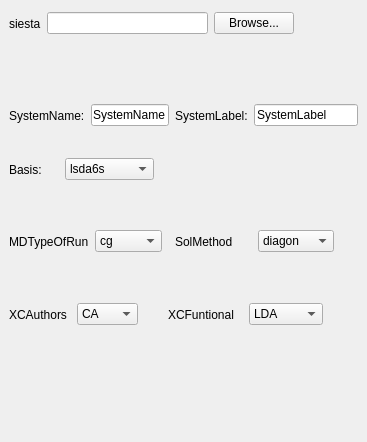
                       <widget class="QWidget" name="scrollAreaWidgetContents_4">
                        <property name="geometry">
                         <rect>
                          <x>0</x>
                          <y>0</y>
                          <width>367</width>
                          <height>442</height>
                         </rect>
                        </property>
                        <property name="sizePolicy">
                         <sizepolicy hsizetype="Preferred" vsizetype="Preferred">
                          <horstretch>0</horstretch>
                          <verstretch>0</verstretch>
                         </sizepolicy>
                        </property>
                        <property name="maximumSize">
                         <size>
                          <width>367</width>
                          <height>16777215</height>
                         </size>
                        </property>
                        <widget class="QWidget" name="layoutWidget_2">
                         <property name="geometry">
                          <rect>
                           <x>9</x>
                           <y>82</y>
                           <width>160</width>
                           <height>67</height>
                          </rect>
                         </property>
                         <layout class="QHBoxLayout" name="horizontalLayout_9">
                          <item>
                           <widget class="QLabel" name="label_94">
                            <property name="text">
                             <string>SystemName:</string>
                            </property>
                            <property name="buddy">
                             <cstring>titleLine</cstring>
                            </property>
                           </widget>
                          </item>
                          <item>
                           <widget class="QLineEdit" name="SystemNameLine">
                            <property name="text">
                             <string>SystemName</string>
                            </property>
                           </widget>
                          </item>
                         </layout>
                        </widget>
                        <widget class="QWidget" name="layoutWidget_3">
                         <property name="geometry">
                          <rect>
                           <x>9</x>
                           <y>300</y>
                           <width>129</width>
                           <height>29</height>
                          </rect>
                         </property>
                         <layout class="QHBoxLayout" name="horizontalLayout_11">
                          <item>
                           <widget class="QLabel" name="label_98">
                            <property name="text">
                             <string>XCAuthors</string>
                            </property>
                            <property name="buddy">
                             <cstring>outputCombo</cstring>
                            </property>
                           </widget>
                          </item>
                          <item>
                           <widget class="QComboBox" name="XCAuthorsCombo">
                            <property name="currentIndex">
                             <number>0</number>
                            </property>
                            <item>
                             <property name="text">
                              <string>CA</string>
                             </property>
                            </item>
                           </widget>
                          </item>
                         </layout>
                        </widget>
                        <widget class="QWidget" name="layoutWidget_4">
                         <property name="geometry">
                          <rect>
                           <x>175</x>
                           <y>227</y>
                           <width>159</width>
                           <height>29</height>
                          </rect>
                         </property>
                         <layout class="QHBoxLayout" name="horizontalLayout_12">
                          <item>
                           <widget class="QLabel" name="label_99">
                            <property name="text">
                             <string>SolMethod</string>
                            </property>
                            <property name="buddy">
                             <cstring>outputCombo</cstring>
                            </property>
                           </widget>
                          </item>
                          <item>
                           <widget class="QComboBox" name="SolutionMethodCombo">
                            <property name="currentIndex">
                             <number>0</number>
                            </property>
                            <item>
                             <property name="text">
                              <string>diagon</string>
                             </property>
                            </item>
                           </widget>
                          </item>
                         </layout>
                        </widget>
                        <widget class="QWidget" name="layoutWidget_5">
                         <property name="geometry">
                          <rect>
                           <x>175</x>
                           <y>82</y>
                           <width>183</width>
                           <height>67</height>
                          </rect>
                         </property>
                         <layout class="QHBoxLayout" name="horizontalLayout_13">
                          <item>
                           <widget class="QLabel" name="label_100">
                            <property name="text">
                             <string>SystemLabel:</string>
                            </property>
                            <property name="buddy">
                             <cstring>titleLine</cstring>
                            </property>
                           </widget>
                          </item>
                          <item>
                           <widget class="QLineEdit" name="SystemLabelLine">
                            <property name="text">
                             <string>SystemLabel</string>
                            </property>
                           </widget>
                          </item>
                         </layout>
                        </widget>
                        <widget class="QWidget" name="layoutWidget">
                         <property name="geometry">
                          <rect>
                           <x>168</x>
                           <y>300</y>
                           <width>155</width>
                           <height>29</height>
                          </rect>
                         </property>
                         <layout class="QHBoxLayout" name="horizontalLayout_10">
                          <item>
                           <widget class="QLabel" name="label_96">
                            <property name="text">
                             <string>XCFuntional</string>
                            </property>
                            <property name="buddy">
                             <cstring>outputCombo</cstring>
                            </property>
                           </widget>
                          </item>
                          <item>
                           <widget class="QComboBox" name="XCFunctionalCombo">
                            <property name="currentIndex">
                             <number>0</number>
                            </property>
                            <item>
                             <property name="text">
                              <string>LDA</string>
                             </property>
                            </item>
                            <item>
                             <property name="text">
                              <string>GGA</string>
                             </property>
                            </item>
                            <item>
                             <property name="text">
                              <string>VDW</string>
                             </property>
                            </item>
                           </widget>
                          </item>
                         </layout>
                        </widget>
                        <widget class="QWidget" name="layoutWidget">
                         <property name="geometry">
                          <rect>
                           <x>9</x>
                           <y>155</y>
                           <width>145</width>
                           <height>29</height>
                          </rect>
                         </property>
                         <layout class="QHBoxLayout" name="horizontalLayout_14">
                          <item>
                           <widget class="QLabel" name="label_23">
                            <property name="text">
                             <string>Basis:</string>
                            </property>
                           </widget>
                          </item>
                          <item>
                           <widget class="QComboBox" name="BasisSiestaCombo">
                            <property name="accessibleDescription">
                             <string notr="true"/>
                            </property>
                            <property name="currentIndex">
                             <number>0</number>
                            </property>
                            <item>
                             <property name="text">
                              <string>lsda6s</string>
                             </property>
                            </item>
                            <item>
                             <property name="text">
                              <string>CRENBS</string>
                             </property>
                            </item>
                            <item>
                             <property name="text">
                              <string>LANL2DZ</string>
                             </property>
                            </item>
                            <item>
                             <property name="text">
                              <string>STO-3G</string>
                             </property>
                            </item>
                            <item>
                             <property name="text">
                              <string>3-21G</string>
                             </property>
                            </item>
                            <item>
                             <property name="text">
                              <string>6-31G(d)</string>
                             </property>
                            </item>
                            <item>
                             <property name="text">
                              <string>6-31G(d,p)</string>
                             </property>
                            </item>
                           </widget>
                          </item>
                         </layout>
                        </widget>
                        <widget class="QWidget" name="layoutWidget_7">
                         <property name="geometry">
                          <rect>
                           <x>9</x>
                           <y>9</y>
                           <width>285</width>
                           <height>29</height>
                          </rect>
                         </property>
                         <layout class="QHBoxLayout" name="horizontalLayout_44">
                          <item>
                           <widget class="QLabel" name="label_74">
                            <property name="text">
                             <string>siesta</string>
                            </property>
                           </widget>
                          </item>
                          <item>
                           <widget class="QLineEdit" name="siestarootbrowseEdit">
                            <property name="sizePolicy">
                             <sizepolicy hsizetype="Expanding" vsizetype="Fixed">
                              <horstretch>1</horstretch>
                              <verstretch>0</verstretch>
                             </sizepolicy>
                            </property>
                           </widget>
                          </item>
                          <item>
                           <widget class="QPushButton" name="siestabrowseButton">
                            <property name="sizePolicy">
                             <sizepolicy hsizetype="MinimumExpanding" vsizetype="Fixed">
                              <horstretch>0</horstretch>
                              <verstretch>0</verstretch>
                             </sizepolicy>
                            </property>
                            <property name="minimumSize">
                             <size>
                              <width>40</width>
                              <height>0</height>
                             </size>
                            </property>
                            <property name="text">
                             <string>Browse...</string>
                            </property>
                           </widget>
                          </item>
                         </layout>
                        </widget>
                        <widget class="QWidget" name="layoutWidget">
                         <property name="geometry">
                          <rect>
                           <x>9</x>
                           <y>227</y>
                           <width>153</width>
                           <height>29</height>
                          </rect>
                         </property>
                         <layout class="QHBoxLayout" name="horizontalLayout_29">
                          <item>
                           <widget class="QLabel" name="label_95">
                            <property name="text">
                             <string>MDTypeOfRun</string>
                            </property>
                           </widget>
                          </item>
                          <item>
                           <widget class="QComboBox" name="MDTypeOfRunCombo">
                            <property name="currentIndex">
                             <number>0</number>
                            </property>
                            <item>
                             <property name="text">
                              <string>cg</string>
                             </property>
                            </item>
                           </widget>
                          </item>
                         </layout>
                        </widget>
                       </widget>
